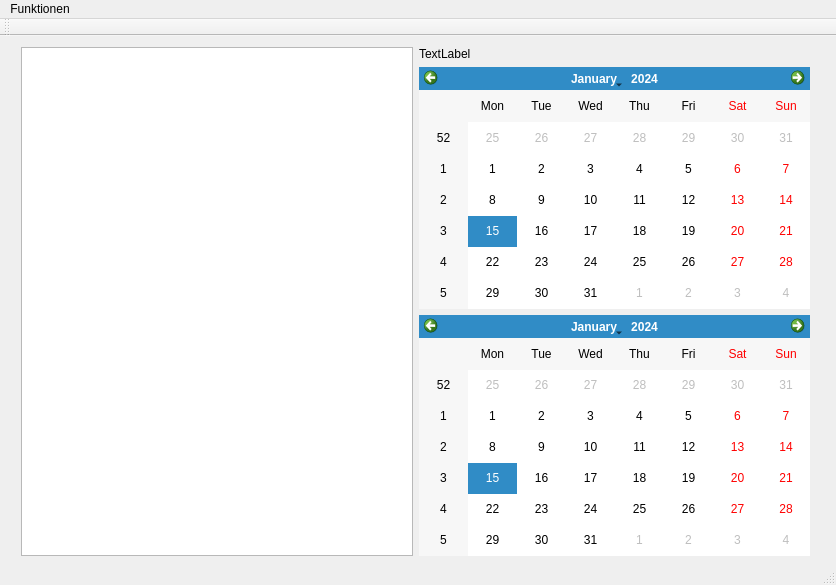
<?xml version="1.0" encoding="UTF-8"?>
<ui version="4.0">
 <class>MainWindow</class>
 <widget class="QMainWindow" name="MainWindow">
  <property name="geometry">
   <rect>
    <x>0</x>
    <y>0</y>
    <width>836</width>
    <height>585</height>
   </rect>
  </property>
  <property name="windowTitle">
   <string>MainWindow</string>
  </property>
  <widget class="QWidget" name="centralWidget">
   <widget class="QWidget" name="gridLayoutWidget">
    <property name="geometry">
     <rect>
      <x>10</x>
      <y>0</y>
      <width>811</width>
      <height>531</height>
     </rect>
    </property>
    <layout class="QGridLayout" name="gridLayout">
     <property name="sizeConstraint">
      <enum>QLayout::SetMaximumSize</enum>
     </property>
     <item row="1" column="1">
      <widget class="QCalendarWidget" name="calendarWidget_from"/>
     </item>
     <item row="2" column="1">
      <widget class="QCalendarWidget" name="calendarWidget_to"/>
     </item>
     <item row="0" column="0" rowspan="3">
      <widget class="QTableView" name="tableView"/>
     </item>
     <item row="0" column="1">
      <widget class="QLabel" name="bookingNummer">
       <property name="text">
        <string>TextLabel</string>
       </property>
      </widget>
     </item>
    </layout>
   </widget>
  </widget>
  <widget class="QMenuBar" name="menuBar">
   <property name="geometry">
    <rect>
     <x>0</x>
     <y>0</y>
     <width>836</width>
     <height>21</height>
    </rect>
   </property>
   <widget class="QMenu" name="menuFunktionen">
    <property name="title">
     <string>Funktionen</string>
    </property>
    <addaction name="actionDatei_einlesen"/>
    <addaction name="actionBuchung_anlegen"/>
    <addaction name="actionRefresh"/>
   </widget>
   <addaction name="menuFunktionen"/>
  </widget>
  <widget class="QToolBar" name="mainToolBar">
   <attribute name="toolBarArea">
    <enum>TopToolBarArea</enum>
   </attribute>
   <attribute name="toolBarBreak">
    <bool>false</bool>
   </attribute>
  </widget>
  <widget class="QStatusBar" name="statusBar"/>
  <action name="actionDatei_einlesen">
   <property name="text">
    <string>Datei einlesen</string>
   </property>
  </action>
  <action name="actionBuchung_anlegen">
   <property name="text">
    <string>Buchung anlegen</string>
   </property>
  </action>
  <action name="actionRefresh">
   <property name="text">
    <string>Refresh</string>
   </property>
  </action>
 </widget>
 <layoutdefault spacing="6" margin="11"/>
 <resources/>
 <connections/>
</ui>
